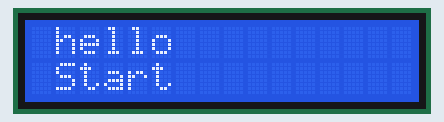
This sketch was run on a simulated Arduino Uno, built with avr-gcc and run on an emulated ATmega328P. Parts: 16×2 character LCD.

Above: at 0.1 s.
At 1.1 s:
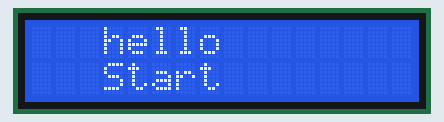
At 2.6 s:
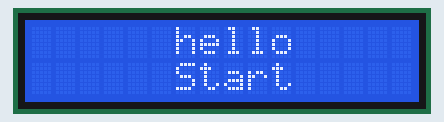
At 5.6 s:
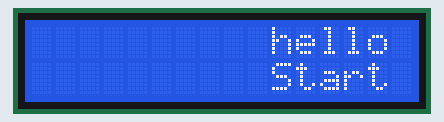
At 8.6 s:
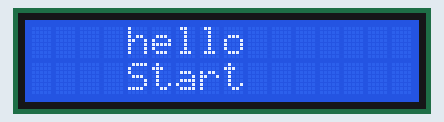
At 11.6 s:
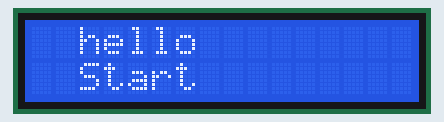

The sketch:

scrolldisplay.ino
```cpp
#include <LiquidCrystal.h>
LiquidCrystal lcd(12,11,4,5,6,7);
void setup() {
  lcd.begin(16,2);
  lcd.print("hello");

}

void loop() {
  lcd.setCursor(0,1); // 열, 행
  lcd.print("Start");
  for (int positionCounter = 0; positionCounter < 22; positionCounter++)
  {
    if(positionCounter < 11) {
      lcd.scrollDisplayRight();
      delay(500);
    }else {
      lcd.scrollDisplayLeft();
      delay(500);
    }
  }
}
```

Measured:
- by itself, everything shown: repeats every 11.0 s, in 22 steps
- what the display in image 1 shows lasts 0.5 s, from 1.1 s to 1.6 s
